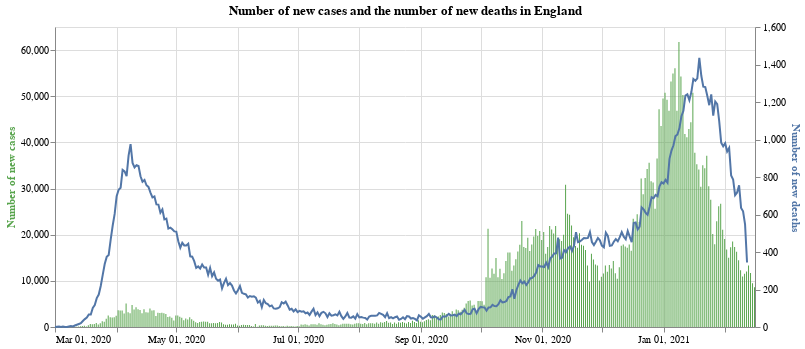

Write notebook code for a chart like this one.
### Markdown cell above
## Plotting: All of England

The first chart we look at has both the number of new cases and the number of new deaths in England. The blue line corresponds to the axis on the right hand side, the number of new deaths. The green bars are the number of new cases (axis on the left hand side).

### Code cell
#collapse
base = alt.Chart(full_eng_deaths.query("date >= '2020-03-01'")).encode(x=alt.X("yearmonthdate(date):T", axis=alt.Axis(title=None))).properties(title='Number of new cases and the number of new deaths in England',width=700)

bars = base.mark_bar(color='#57A44C').encode(
    y=alt.Y("newCases:Q", axis=alt.Axis(title='Number of new cases', titleColor='#57A44C')),
    tooltip="newCases:Q"
)

line = base.mark_line(stroke='#5276A7').encode(y=alt.Y("newDeaths:Q", axis=alt.Axis(title='Number of new deaths', titleColor='#5276A7')))

alt.layer(bars, line).resolve_scale(y='independent')

### Figure 1 — Vega-Lite specification as saved in the notebook (floating-point values rounded to 4 significant figures; data arrays with more than 128 entries replaced by an {"elided": "..."} marker saying what was removed)
{"config": {"view": {"continuousWidth": 400, "continuousHeight": 300}}, "layer": [{"mark": {"type": "bar", "color": "#57A44C"}, "encoding": {"tooltip": {"type": "quantitative", "field": "newCases"}, "x": {"type": "temporal", "axis": {"title": null}, "field": "date", "timeUnit": "yearmonthdate"}, "y": {"type": "quantitative", "axis": {"title": "Number of new cases", "titleColor": "#57A44C"}, "field": "newCases"}}, "title": "Number of new cases and the number of new deaths in England", "width": 700}, {"mark": {"type": "line", "stroke": "#5276A7"}, "encoding": {"x": {"type": "temporal", "axis": {"title": null}, "field": "date", "timeUnit": "yearmonthdate"}, "y": {"type": "quantitative", "axis": {"title": "Number of new deaths", "titleColor": "#5276A7"}, "field": "newDeaths"}}, "title": "Number of new cases and the number of new deaths in England", "width": 700}], "data": {"name": "data-74e0514ac60fcbfc2c410b3e637440c6"}, "resolve": {"scale": {"y": "independent"}}, "$schema": "https://vega.github.io/schema/vega-lite/v4.8.1.json", "datasets": {"data-74e0514ac60fcbfc2c410b3e637440c6": {"elided": "352 records"}}}
